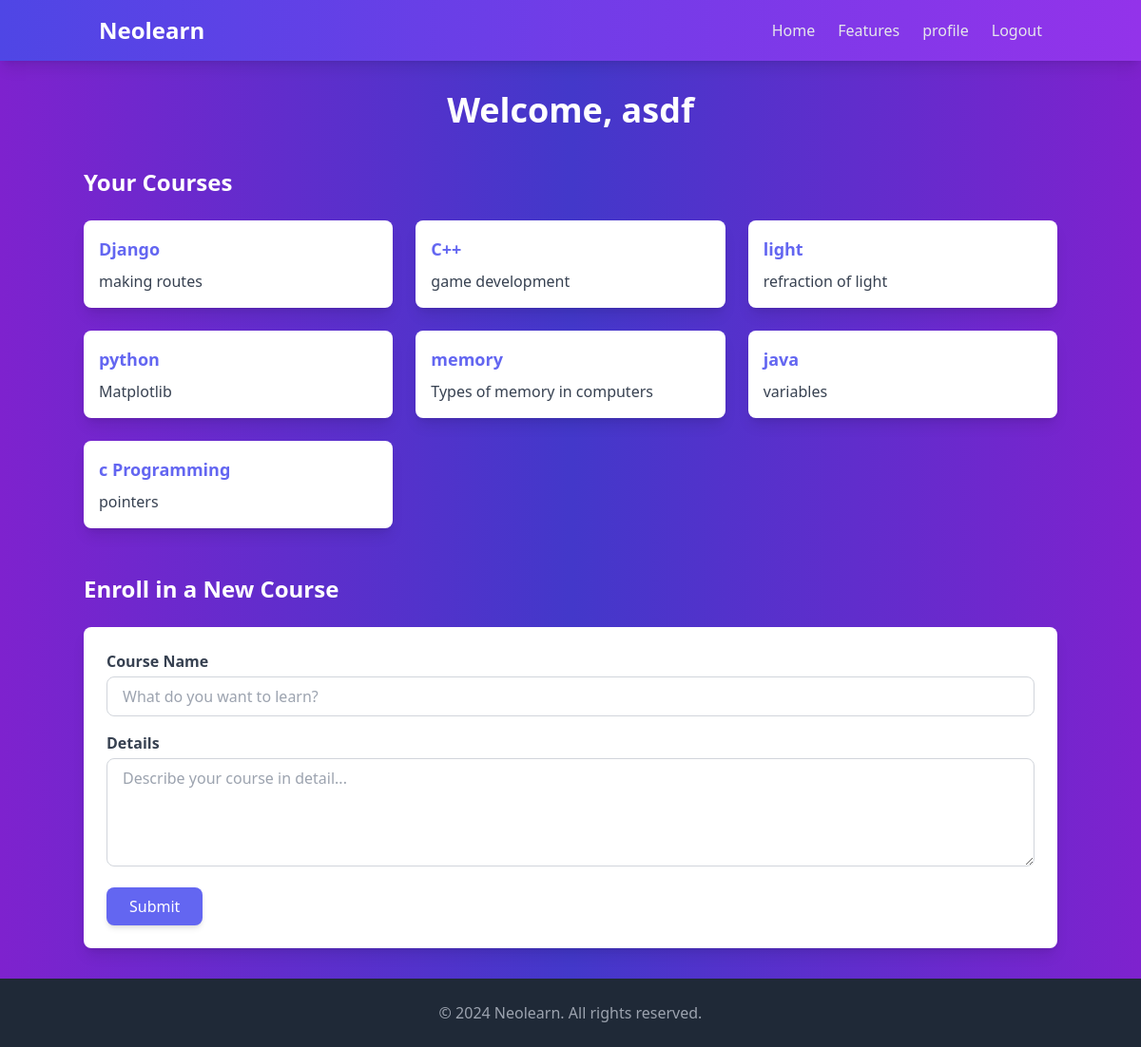
The app's page /profile (signed in), older data.
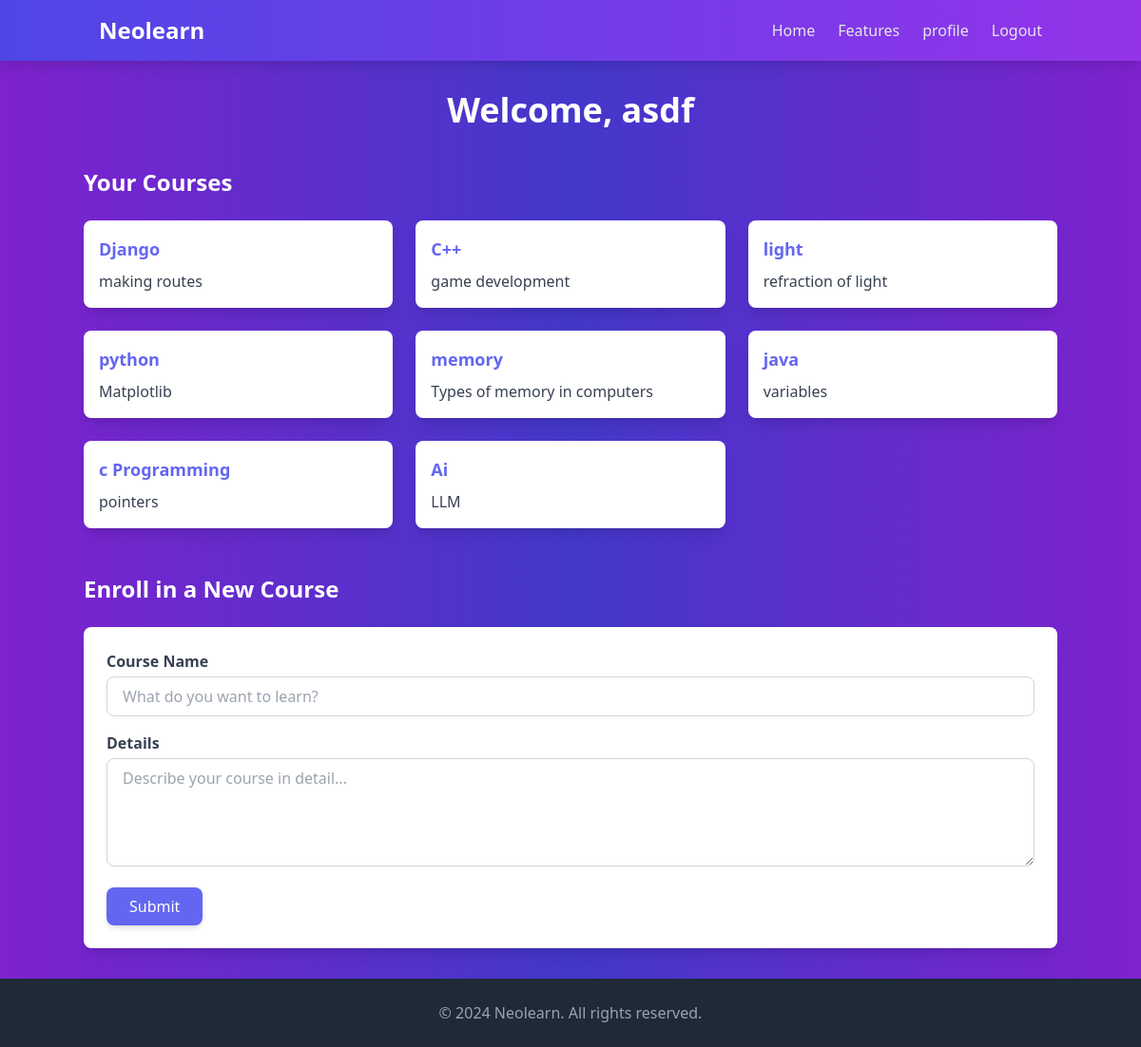
The same page, newer data.
### core/models.py (models this page shows)
class UserDefinedCourse(models.Model):
    user = models.ForeignKey(User, on_delete=models.CASCADE, related_name='custom_courses')
    course_name = models.CharField(max_length=255)
    details = models.TextField()
    resources = models.TextField(blank=True, null=True)  # To store resources from Gemini AI
    created_at = models.DateTimeField(auto_now_add=True)

### core/views.py (the view, shortened to what this page needs)
# urls.py: path('profile',views.profile_view,name='profile'),
@login_required(login_url='login')
def profile_view(request):
    courses = UserDefinedCourse.objects.filter(user=request.user)
    return render(request, 'profile.html', {'courses': courses})

### templates/profile.html (shortened to what this page needs)
<!DOCTYPE html>
<html lang="en">
<head>
    <script src="https://cdn.tailwindcss.com"></script>
</head>
<body class="bg-gradient-to-r from-purple-700 via-indigo-700 to-purple-700 text-white font-sans">
    <header class="bg-gradient-to-r from-indigo-600 to-purple-600 shadow-lg">
        <div class="container mx-auto px-4 py-4 flex justify-between items-center">
            <h1 class="text-2xl font-extrabold text-white">Neolearn</h1>
            <nav>
                <ul class="flex space-x-6">
                    <li><a href="{% url 'home' %}" class="text-gray-200 hover:text-white">Home</a></li>
                    <li><a href="{% url 'home' %}" class="text-gray-200 hover:text-white">Features</a></li>
                    {% if user.is_authenticated %}
                    <li><a href="{% url 'profile' %}" class="text-gray-200 hover:text-white">profile</a></li>
                    <li><a href="{% url 'logout' %}" class="text-gray-200 hover:text-white">Logout</a></li>
                    {% else %}
                    <a href="{% url 'register' %}" class="hover:underline block">Signup</a>
                    <li><a href="{% url 'login' %}" class="hover:underline block">Login</a></li>
                    {% endif %}
                </ul>
            </nav>
        </div>
    </header>
    <div class="container mx-auto py-8">
        <h1 class="text-4xl font-bold text-center text-white">Welcome, {{ user.username }}</h1>
        <div class="mt-10">
            <h2 class="text-2xl font-semibold text-white">Your Courses</h2>
            <div class="grid grid-cols-1 md:grid-cols-2 lg:grid-cols-3 gap-6 mt-6">
                {% for course in courses %}
                <a href="{% url 'course_detail_view' course.id %}" ><div class="bg-white shadow-lg rounded-lg p-4 hover:shadow-2xl transition transform hover:scale-105">
                    <h3 class="text-lg font-bold text-indigo-500">{{ course.course_name }}</h3>
                    <p class="text-gray-700 mt-2">{{ course.details }}</p>
                </div></a>
                {% empty %}
                <p class="text-white">You haven’t enrolled in any courses yet.</p>
                {% endfor %}
            </div>
        </div>
        <div class="mt-12">
            <h2 class="text-2xl font-semibold text-white">Enroll in a New Course</h2>
            <form method="POST" class="bg-white shadow-lg rounded-lg p-6 mt-6">
                <div class="mb-4">
                    <label for="course_name" class="block text-gray-700 font-semibold">Course Name</label>
                    <input type="text" id="course_name" name="course_name"
                           class="w-full border border-gray-300 rounded-lg px-4 py-2 mt-1 text-gray-800 focus:outline-none focus:ring-2 focus:ring-indigo-500 focus:border-indigo-500"
                           placeholder="What do you want to learn?" required>
                </div>
                <div class="mb-4">
                    <label for="details" class="block text-gray-700 font-semibold">Details</label>
                    <textarea id="details" name="details"
                              class="w-full border border-gray-300 rounded-lg px-4 py-2 mt-1 text-gray-800 focus:outline-none focus:ring-2 focus:ring-indigo-500 focus:border-indigo-500"
                              rows="4" placeholder="Describe your course in detail..." required></textarea>
                </div>
                <button type="submit"
                        class="bg-indigo-500 text-white px-6 py-2 rounded-lg shadow-md hover:bg-indigo-600 transition duration-300">
                    Submit
                </button>
            </form>
        </div>
    </div>
    <footer class="bg-gray-800 text-gray-400">
        <div class="container mx-auto px-4 py-6 text-center">
          <p>&copy; 2024 Neolearn. All rights reserved.</p>
        </div>
      </footer>
</body>
</html>

Row changes from the older to the newer data that the page shows:
added UserDefinedCourse: course_name "Ai", details "LLM"
